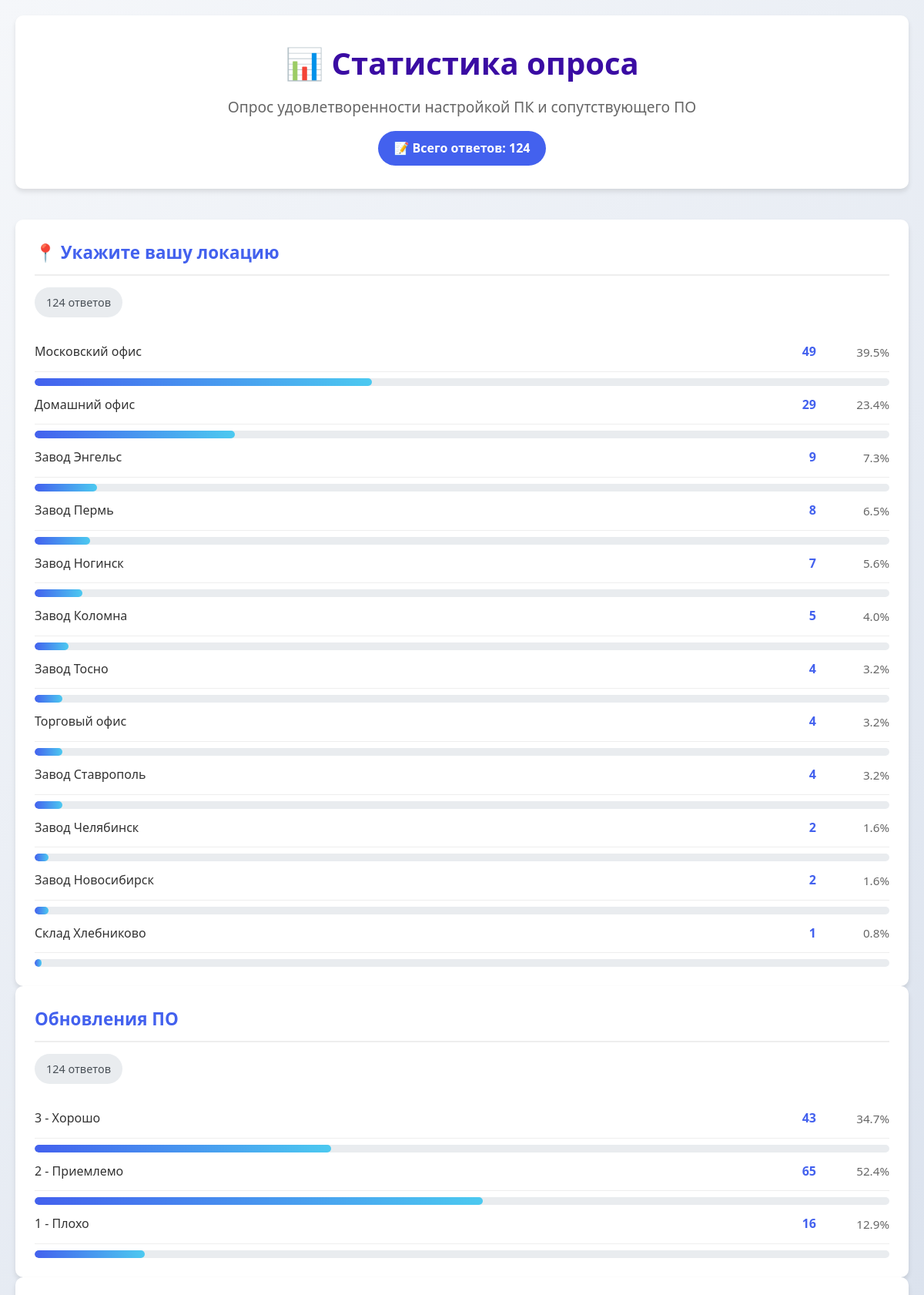
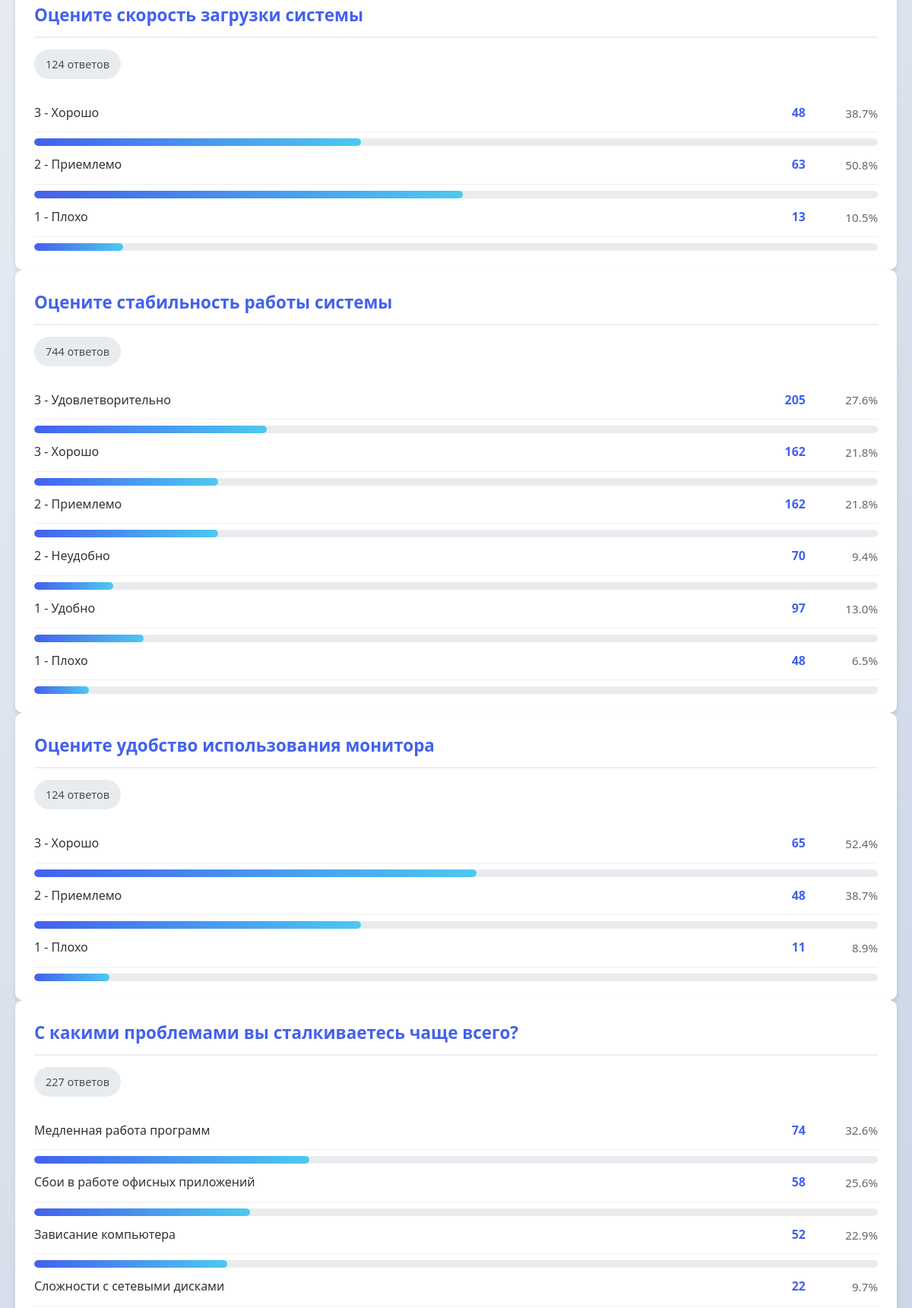
/dashboard (upper part), run on the app's committed database (2 pictures, top to bottom).
### tables this page shows
CREATE TABLE locations (
            id INTEGER PRIMARY KEY AUTOINCREMENT,
            location_name TEXT UNIQUE,
            response_count INTEGER
        );

CREATE TABLE problem_responses (
            id INTEGER PRIMARY KEY AUTOINCREMENT,
            problem_type TEXT,
            count INTEGER
        );

### final_with_charts.py (the view, shortened to what this page needs)
@app.route('/dashboard')
def dashboard():
    conn = get_db_connection()
    cursor = conn.cursor()
    try:
        cursor.execute("SELECT SUM(response_count) FROM locations")
        total_responses_row = cursor.fetchone()
        total_responses = total_responses_row[0] if total_responses_row and total_responses_row[0] else 0
        cursor.execute('SELECT location_name, response_count FROM locations ORDER BY response_count DESC')
        locations = []
        for row in cursor.fetchall():
            percent = (row['response_count'] / total_responses * 100) if total_responses > 0 else 0
            locations.append({
                'name': row['location_name'],
                'count': row['response_count'],
                'percent': round(percent, 1)
            })
        cursor.execute('''
            SELECT question_category, question_text, answer_text, answer_value, SUM(count) as total_count
            FROM question_responses
            GROUP BY question_category, answer_text
            ORDER BY question_category, total_count DESC
        ''')
        questions_by_category = defaultdict(list)
        category_totals = defaultdict(int)
        for row in cursor.fetchall():
            questions_by_category[row['question_category']].append({
                'text': row['answer_text'],
                'count': row['total_count'],
                'value': row['answer_value']
            })
            category_totals[row['question_category']] += row['total_count']
        questions_sections = []
        question_titles = {
            'Скорость загрузки': 'Оцените скорость загрузки системы',
            'Стабильность работы': 'Оцените стабильность работы системы',
            'Удобство монитора': 'Оцените удобство использования монитора',
            'Приложения Яндекс': 'Приложения Яндекс',
            'MS Office': 'MS Office',
            '1С': '1С',
            'Bitrix24': 'Bitrix24',
            'Сторонние приложения': 'Сторонние приложения',
            'Обновления ПО': 'Обновления ПО'
        }
        for category, answers in questions_by_category.items():
            total = category_totals.get(category, 0)
            for answer in answers:
                answer['percent'] = round((answer['count'] / total * 100), 1) if total > 0 else 0
            answers.sort(key=lambda x: x.get('value', 0), reverse=True)
            title = question_titles.get(category, category)
            questions_sections.append({
                'title': title,
                'subtitle': '',
                'total': total,
                'answers': answers[:10]  # Ограничиваем 10 ответами
            })
        cursor.execute('SELECT problem_type, count FROM problem_responses ORDER BY count DESC')
        problems = []
        total_problems = 0
        for row in cursor.fetchall():
            problems.append({
                'text': row['problem_type'],
                'count': row['count']
            })
            total_problems += row['count']
        if problems:
            for problem in problems:
                problem['percent'] = round((problem['count'] / total_problems * 100), 1) if total_problems > 0 else 0
            questions_sections.append({
                'title': 'С какими проблемами вы сталкиваетесь чаще всего?',
                'subtitle': '',
                'total': total_problems,
                'answers': problems
            })
        cursor.execute('SELECT score, count FROM satisfaction_scores ORDER BY score')
        satisfaction = []
        total_satisfaction = 0
        for row in cursor.fetchall():
            satisfaction.append({
                'text': str(row['score']),
                'count': row['count']
            })
            total_satisfaction += row['count']
        if satisfaction:
            for item in satisfaction:
                item['percent'] = round((item['count'] / total_satisfaction * 100), 1) if total_satisfaction > 0 else 0
            questions_sections.append({
                'title': 'Общая удовлетворенность рабочего места',
                'subtitle': '',
                'total': total_satisfaction,
                'answers': satisfaction
            })
        return render_template('dashboard_full.html',
                             total_responses=total_responses,
                             location_stats={
                                 'total': total_responses,
                                 'locations': locations
                             },
                             questions=questions_sections,
                             update_time=datetime.datetime.now().strftime('%d.%m.%Y %H:%M'))
    finally:
        conn.close()

### final_with_charts.py (called while the page is built)
def get_db_connection():
    conn = sqlite3.connect('/var/www/survey-report/survey_complete.db')
    conn.row_factory = sqlite3.Row
    return conn

### templates/dashboard_full.html (shortened to what this page needs)
<!DOCTYPE html>
<html lang="ru">
<head>
</head>
<body>
    <div class="container">
        <div class="header">
            <h1>📊 Статистика опроса</h1>
            <p class="subtitle">Опрос удовлетворенности настройкой ПК и сопутствующего ПО</p>
            <div class="total-responses">
                📝 Всего ответов: {{ total_responses }}
            </div>
        </div>
        {% if location_stats.locations %}
        <div class="section-card">
            <h3>📍 Укажите вашу локацию</h3>
            <div class="section-total">{{ location_stats.total }} ответов</div>
            {% for loc in location_stats.locations %}
            <div class="item-row">
                <span class="item-name">{{ loc.name }}</span>
                <span class="item-count">{{ loc.count }}</span>
                <span class="item-percent">{{ loc.percent }}%</span>
            </div>
            <div class="progress-bar">
                <div class="progress-fill" style="width: {{ loc.percent }}%"></div>
            </div>
            {% endfor %}
        </div>
        {% endif %}
        {% for question in questions %}
        <div class="section-card">
            <h3>{{ question.title }}</h3>
            <div class="section-total">{{ question.total }} ответов</div>
            {% for answer in question.answers %}
            <div class="item-row">
                <span class="item-name">{{ answer.text }}</span>
                <span class="item-count">{{ answer.count }}</span>
                <span class="item-percent">{{ answer.percent }}%</span>
            </div>
            <div class="progress-bar">
                <div class="progress-fill" style="width: {{ answer.percent }}%"></div>
            </div>
            {% endfor %}
        </div>
        {% endfor %}
    </div>
</body>
</html>

### templates/dashboard_full.html (style rules this page uses)
:root { --primary-color: #4361ee; --secondary-color: #3a0ca3; --success-color: #4cc9f0; --warning-color: #f72585; --light-bg: #f8f9fa; --dark-bg: #343a40; --border-radius: 10px; --box-shadow: 0 4px 6px rgba(0, 0, 0, 0.1); }
* { margin: 0; padding: 0; box-sizing: border-box; }
body { font-family: 'Segoe UI', Tahoma, Geneva, Verdana, sans-serif; background: linear-gradient(135deg, #f5f7fa 0%, #c3cfe2 100%); color: #333; line-height: 1.6; min-height: 100vh; }
.container { max-width: 1400px; margin: 0 auto; padding: 20px; }
.header { text-align: center; margin-bottom: 40px; padding: 30px; background: white; border-radius: var(--border-radius); box-shadow: var(--box-shadow); }
.header h1 { color: var(--secondary-color); font-size: 2.5rem; margin-bottom: 10px; }
.header .subtitle { color: #666; font-size: 1.2rem; margin-bottom: 15px; }
.total-responses { background: var(--primary-color); color: white; font-size: 1rem; padding: 10px 20px; border-radius: 25px; display: inline-block; font-weight: bold; }
.section-card { background: white; border-radius: var(--border-radius); padding: 25px; box-shadow: var(--box-shadow); transition: transform 0.3s ease; }
.section-card h3 { color: var(--primary-color); margin-bottom: 15px; font-size: 1.4rem; border-bottom: 2px solid #eee; padding-bottom: 10px; }
.section-total { background: #e9ecef; color: #495057; font-size: 0.9rem; padding: 8px 15px; border-radius: 20px; display: inline-block; margin-bottom: 20px; }
.item-row { display: flex; justify-content: space-between; align-items: center; padding: 12px 0; border-bottom: 1px solid #eee; }
.item-name { flex: 1; font-weight: 500; }
.item-count { font-weight: bold; color: var(--primary-color); min-width: 60px; text-align: right; margin-right: 15px; }
.item-percent { color: #666; min-width: 80px; text-align: right; font-size: 0.95rem; }
.progress-bar { height: 10px; background: #e9ecef; border-radius: 5px; margin-top: 8px; overflow: hidden; }
.progress-fill { height: 100%; background: linear-gradient(90deg, var(--primary-color), var(--success-color)); border-radius: 5px; }

### data on the page
locations: name "Московский офис", count "49", percent "39.5"
locations: name "Домашний офис", count "29", percent "23.4"
locations: name "Завод Энгельс", count "9", percent "7.3"
locations: name "Завод Пермь", count "8", percent "6.5"
locations: name "Завод Ногинск", count "7", percent "5.6"
locations: name "Завод Коломна", count "5", percent "4.0"
locations: name "Завод Тосно", count "4", percent "3.2"
locations: name "Торговый офис", count "4", percent "3.2"
locations: name "Завод Ставрополь", count "4", percent "3.2"
locations: name "Завод Челябинск", count "2", percent "1.6"
locations: name "Завод Новосибирск", count "2", percent "1.6"
locations: name "Склад Хлебниково", count "1", percent "0.8"
problem_responses: text "Медленная работа программ", count "74", percent "32.6"
problem_responses: text "Сбои в работе офисных приложений", count "58", percent "25.6"
problem_responses: text "Зависание компьютера", count "52", percent "22.9"
problem_responses: text "Сложности с сетевыми дисками", count "22", percent "9.7"

### other printed values
{{ total_responses }} "124"
{{ location_stats.total }} "124"
{{ question.title }} "Обновления ПО" "Оцените скорость загрузки системы" "Оцените стабильность работы системы" "Оцените удобство использования монитора" "С какими проблемами вы сталкиваетесь чаще всего?"
{{ question.total }} "124" "124" "744" "124" "227"
{{ answer.text }} "3 - Хорошо" "2 - Приемлемо" "1 - Плохо" "3 - Хорошо" "2 - Приемлемо" "1 - Плохо" "3 - Удовлетворительно" "3 - Хорошо" "2 - Приемлемо" "2 - Неудобно" "1 - Удобно" "1 - Плохо" "3 - Хорошо" "2 - Приемлемо" "1 - Плохо"
{{ answer.count }} "43" "65" "16" "48" "63" "13" "205" "162" "162" "70" "97" "48" "65" "48" "11"
{{ answer.percent }} "34.7" "52.4" "12.9" "38.7" "50.8" "10.5" "27.6" "21.8" "21.8" "9.4" "13.0" "6.5" "52.4" "38.7" "8.9"
